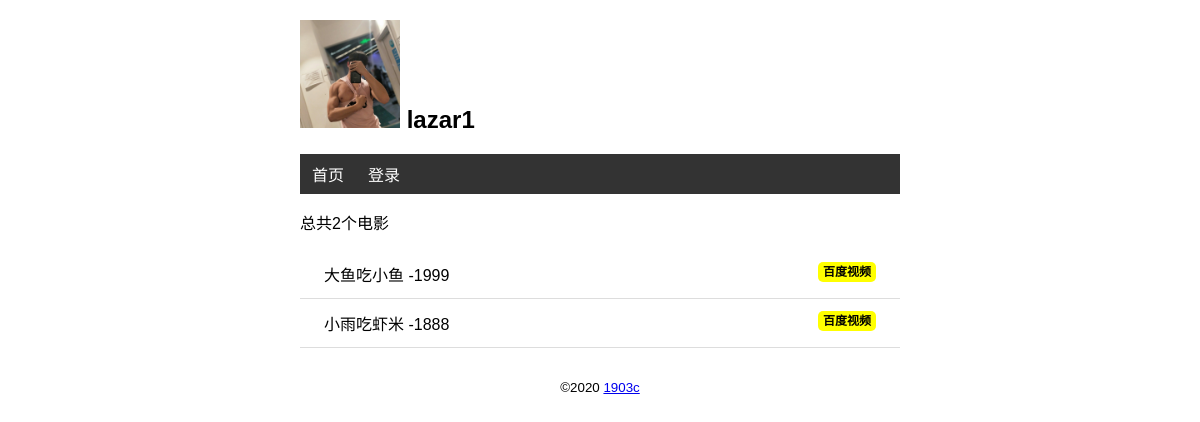
The page / on the database its author committed.
### app.py (models this page shows, shortened)
class User(db.Model,UserMixin):
    id = db.Column(db.Integer,primary_key =True)
    name = db.Column(db.String(20))
    username = db.Column(db.String(20))
    password_hash = db.Column(db.String(128))

class Movie(db.Model):
    id = db.Column(db.Integer,primary_key=True)
    title = db.Column(db.String(60))
    year = db.Column(db.String(4))

### app.py (the view, shortened to what this page needs)
@app.route('/',methods=['GET','POST'])
def index1():
    movies = Movie.query.all()
    return render_template('index.html',movies=movies)

### app.py (called while the page is built)
@app.context_processor
def common_user():
    user = User.query.first()
    return dict(name=user)

### templates/index.html (shortened to what this page needs)
{%extends 'bass.html'%}
{%block content%}
<p>总共{{movies|length}}个电影</p>
    <ul class ="movie-list">
        {%for movie in movies%}
        <li>
                {{movie.title}} -{{movie.year}}
                <span class="float-right">
                    <a class="baidu" href="http://v.baidu.com/v?word={{movie.title}}&ct=301989888&rn=67&pn=0&db=0&s=0&fbl=800&ie=utf-8&oq={{movie.title}}&f=3&rsp=0" target="_blank">百度视频</a>
                </span>
        </li>
        {%endfor%}
    </ul>
{%endblock%}

### templates/bass.html (shortened to what this page needs)
<!DOCTYPE html>
<html lang="zh">
<head>
    {%block head%}
    <link rel="stylesheet" href="{{url_for('static',filename='css/index.css')}}">
    {%endblock%}
</head>
<body>
<h2>
    <img src="{{url_for('static',filename='img/lazar.jpg')}}" alt="头像" class="avatar">
    {{name.name}}
</h2>
<nav>
    <ul>
        <li>
            <a href="{{url_for('index1')}}">首页</a>
        </li>
        {%if not current_user.is_authenticated %}
        <li>
            <a href="{{url_for('login')}}">登录</a>
        </li>
        {%else%}
        <li>
            <a href="#">{{current_user.name}}</a>
        </li>
        {%endif%}
    </ul>
</nav>
{%block content%}
{%endblock%}
    <footer>
        <small>&copy;2020   <a href="#">1903c</a></small>
    </footer>
</body>
</html>

### static/css/index.css (style rules this page uses)
body { margin: 0 auto; max-width: 600px; font-size: 16px; font-family: Arial, Helvetica, sans-serif; }
.avatar { width: 100px; }
footer { color: #000; margin-top: 20px; text-align: center; padding: 10px; }
.movie-list { list-style-type: none; padding:0 ; margin-bottom: 10px; box-shadow: 0 2px 5px 0 reba(0,0,0,0.16)0 2px 10px 0 reba(0,0,0,0.14); }
.movie-list li { padding: 12px 24px; border-bottom: 1px solid #dddddd; }
.float-right { float: right; }
nav ul { list-style-type: none; margin: 0; padding: 0; overflow: hidden; background-color: #333333; }
nav ul li { float: left; }
nav ul li a { display: block; color: white; text-align: center; padding: 8px 12px; text-decoration: none; }
.baidu { font-size: 12px; font-weight: bold; color:black; text-decoration: none; background: yellow; border-radius: 5px; padding: 3px 5px; }

### rows shown on the page
User: name "lazar1"
Movie: title "大鱼吃小鱼", year "1999"
Movie: title "小雨吃虾米", year "1888"

### other values the page prints
{{ movies|length }} "2"
